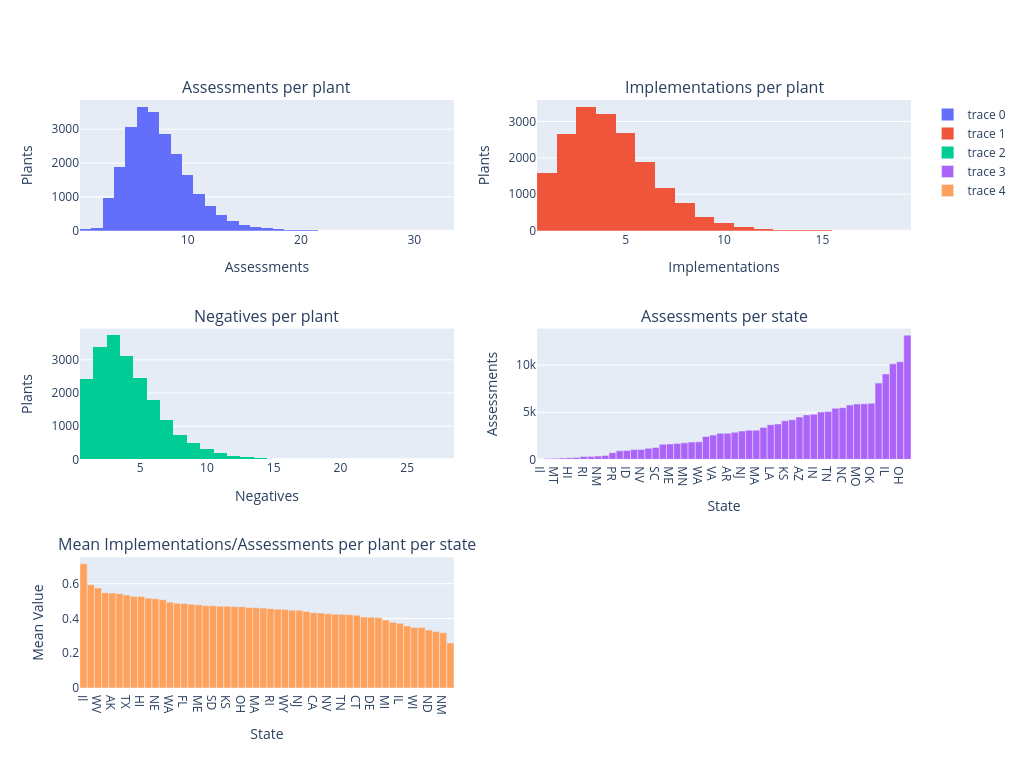

The code cell stored with this chart in its notebook:
### Markdown cell above
Here, I examine the numbers concerning implementations, which is our target variable in this dataset, and assessments. As we can see, these are roughly log-normal, but differentiated across states, adding to the notion that we should balance across state, since this is a significant source of variance.

### Code cell
assessments_per = RECC["ID"].value_counts()["count"].to_list()
implementations_per = RECC.filter(pl.col("IMPSTATUS") == "I")["ID"].value_counts()["count"].to_list()
negs_per = RECC.filter(pl.col("IMPSTATUS") == "N")["ID"].value_counts()["count"].to_list()
state_df = RECC.select("ID", "IMPSTATUS").join(ASSESS.select("ID", "STATE"), on="ID", how="left")
state_df = state_df.group_by("ID", "IMPSTATUS", "STATE").agg(pl.len()).sort("len")
state_assess = state_df.group_by("STATE").agg(pl.col("len").sum()).sort("len")
state_means = state_df.group_by("STATE").agg(pl.col("len").filter(pl.col("IMPSTATUS") == "I").sum() / pl.col("len").sum()).sort(by="len", descending=True)
subs = make_subplots(3, 2, subplot_titles=["Assessments per plant", "Implementations per plant", "Negatives per plant", "Assessments per state", "Mean Implementations/Assessments per plant per state"])

subs.add_trace(go.Histogram(x=assessments_per), 1, 1)
subs.add_trace(go.Histogram(x=implementations_per), 1, 2)
subs.add_trace(go.Histogram(x=negs_per), 2, 1)
subs.add_trace(go.Bar(x=state_assess["STATE"], y=state_assess["len"]), 2, 2)
subs.add_trace(go.Bar(x=state_means["STATE"], y=state_means["len"]), 3, 1)

subs.update_xaxes(title_text="Assessments", row=1, col=1)
subs.update_yaxes(title_text="Plants", row=1, col=1)
subs.update_xaxes(title_text="Implementations", row=1, col=2)
subs.update_yaxes(title_text="Plants", row=1, col=2)
subs.update_xaxes(title_text="Negatives", row=2, col=1)
subs.update_yaxes(title_text="Plants", row=2, col=1)
subs.update_xaxes(title_text="State", row=2, col=2)
subs.update_yaxes(title_text="Assessments", row=2, col=2)
subs.update_xaxes(title_text="State", row=3, col=1)
subs.update_yaxes(title_text="Mean Value", row=3, col=1)
subs.update_layout(height=768, width=1024)

subs.show()

### Figure 1 — Plotly figure (JSON) as saved in the notebook; plotly's stock layout.template omitted (floating-point values rounded to 4 significant figures; data arrays with more than 128 entries replaced by an {"elided": "..."} marker saying what was removed)
{"data": [{"type": "histogram", "x": {"elided": "23007 int values"}, "xaxis": "x", "yaxis": "y"}, {"type": "histogram", "x": {"elided": "18168 int values"}, "xaxis": "x2", "yaxis": "y2"}, {"type": "histogram", "x": {"elided": "20109 int values"}, "xaxis": "x3", "yaxis": "y3"}, {"type": "bar", "x": [null, "Il", "ND", "MT", "AK", "HI", "WY", "RI", "VT", "NM", "SD", "PR", "NH", "ID", "MD", "NV", "DE", "SC", "NE", "ME", "CT", "MN", "UT", "WA", "WV", "VA", "AL", "AR", "MS", "NJ", "KY", "MA", "IA", "LA", "OR", "KS", "WI", "AZ", "MI", "IN", "CO", "TN", "NY", "NC", "GA", "MO", "PA", "OK", "FL", "IL", "TX", "OH", "CA"], "xaxis": "x4", "y": [14, 14, 87, 112, 141, 169, 206, 311, 313, 343, 402, 700, 909, 939, 1034, 1048, 1168, 1265, 1596, 1636, 1684, 1753, 1830, 1855, 2432, 2573, 2762, 2774, 2864, 2998, 3091, 3092, 3391, 3672, 3758, 4092, 4204, 4492, 4721, 4787, 5019, 5080, 5419, 5489, 5781, 5879, 5898, 5959, 8099, 9066, 10141, 10361, 13184], "yaxis": "y4"}, {"type": "bar", "x": ["Il", "VT", "WV", "MO", "AK", "AR", "TX", "CO", "HI", "PR", "NE", "IA", "WA", "MN", "FL", "LA", "ME", "OR", "SD", "VA", "KS", "NC", "OH", "MD", "MA", "PA", "RI", "OK", "WY", "NH", "NJ", "NY", "CA", "GA", "NV", "SC", "TN", "UT", "CT", "AL", "DE", "IN", "MI", "AZ", "IL", "MS", "WI", "KY", "ND", "ID", "NM", "MT", null], "xaxis": "x5", "y": [0.7143, 0.5942, 0.5752, 0.5482, 0.5461, 0.5425, 0.5355, 0.527, 0.5266, 0.5171, 0.5138, 0.5084, 0.4938, 0.4883, 0.4866, 0.4812, 0.4786, 0.4731, 0.4726, 0.471, 0.4702, 0.4689, 0.4673, 0.4632, 0.4615, 0.4598, 0.4566, 0.4528, 0.4515, 0.4477, 0.4473, 0.4407, 0.4336, 0.4319, 0.4265, 0.4245, 0.4238, 0.4213, 0.4186, 0.4088, 0.4075, 0.4046, 0.3908, 0.3782, 0.3719, 0.3568, 0.348, 0.3478, 0.3333, 0.3248, 0.3178, 0.2589, 0.1429], "yaxis": "y5"}], "layout": {"annotations": [{"font": {"size": 16}, "showarrow": false, "text": "Assessments per plant", "x": 0.225, "xanchor": "center", "xref": "paper", "y": 1, "yanchor": "bottom", "yref": "paper"}, {"font": {"size": 16}, "showarrow": false, "text": "Implementations per plant", "x": 0.775, "xanchor": "center", "xref": "paper", "y": 1, "yanchor": "bottom", "yref": "paper"}, {"font": {"size": 16}, "showarrow": false, "text": "Negatives per plant", "x": 0.225, "xanchor": "center", "xref": "paper", "y": 0.6111, "yanchor": "bottom", "yref": "paper"}, {"font": {"size": 16}, "showarrow": false, "text": "Assessments per state", "x": 0.775, "xanchor": "center", "xref": "paper", "y": 0.6111, "yanchor": "bottom", "yref": "paper"}, {"font": {"size": 16}, "showarrow": false, "text": "Mean Implementations/Assessments per plant per state", "x": 0.225, "xanchor": "center", "xref": "paper", "y": 0.2222, "yanchor": "bottom", "yref": "paper"}], "height": 768, "width": 1024, "xaxis": {"anchor": "y", "domain": [0, 0.45], "title": {"text": "Assessments"}}, "xaxis2": {"anchor": "y2", "domain": [0.55, 1], "title": {"text": "Implementations"}}, "xaxis3": {"anchor": "y3", "domain": [0, 0.45], "title": {"text": "Negatives"}}, "xaxis4": {"anchor": "y4", "domain": [0.55, 1], "title": {"text": "State"}}, "xaxis5": {"anchor": "y5", "domain": [0, 0.45], "title": {"text": "State"}}, "xaxis6": {"anchor": "y6", "domain": [0.55, 1]}, "yaxis": {"anchor": "x", "domain": [0.7778, 1], "title": {"text": "Plants"}}, "yaxis2": {"anchor": "x2", "domain": [0.7778, 1], "title": {"text": "Plants"}}, "yaxis3": {"anchor": "x3", "domain": [0.3889, 0.6111], "title": {"text": "Plants"}}, "yaxis4": {"anchor": "x4", "domain": [0.3889, 0.6111], "title": {"text": "Assessments"}}, "yaxis5": {"anchor": "x5", "domain": [0, 0.2222], "title": {"text": "Mean Value"}}, "yaxis6": {"anchor": "x6", "domain": [0, 0.2222]}}}
